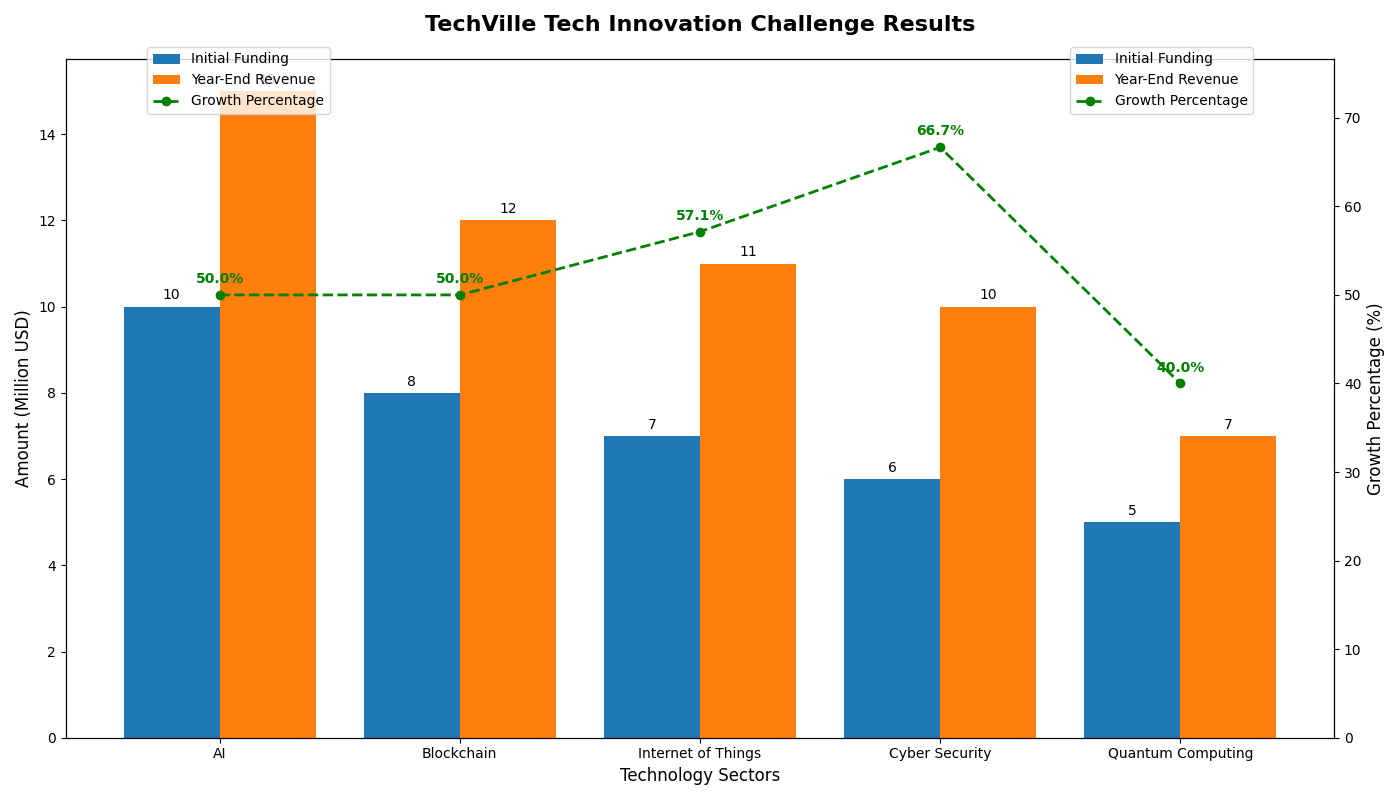

Source code (Python):
import matplotlib.pyplot as plt
import numpy as np

# Backstory:
# The city of "TechVille" launched a tech innovation challenge to foster startups in various technology sectors. 
# Each sector received different amounts of initial funding, and the challenge aimed to see which sectors could
# achieve the highest growth percentage in their revenue within the first year.

# Technology sectors and their initial funding amounts (in million USD)
sectors = ["AI", "Blockchain", "Internet of Things", "Cyber Security", "Quantum Computing"]
initial_funding = [10, 8, 7, 6, 5]

# Year-end revenue for each sector (in million USD)
year_end_revenue = [15, 12, 11, 10, 7]

# Calculate percentage growth
growth_percentage = [(rev - init) / init * 100 for init, rev in zip(initial_funding, year_end_revenue)]

# Creating the bar chart to show the final results of the challenge
fig, ax = plt.subplots(figsize=(14, 8))

# Plot the initial funding
bars_initial = ax.bar(np.arange(len(sectors)) - 0.2, initial_funding, width=0.4, label='Initial Funding', color='#1f77b4')

# Plot the year-end revenue
bars_revenue = ax.bar(np.arange(len(sectors)) + 0.2, year_end_revenue, width=0.4, label='Year-End Revenue', color='#ff7f0e')

# Title and axis labels
ax.set_title('TechVille Tech Innovation Challenge Results', fontsize=16, fontweight='bold', pad=20)
ax.set_xlabel('Technology Sectors', fontsize=12)
ax.set_ylabel('Amount (Million USD)', fontsize=12)
ax.set_xticks(np.arange(len(sectors)))
ax.set_xticklabels(sectors)

# Labeling each bar with the respective values
ax.bar_label(bars_initial, padding=3, fontsize=10)
ax.bar_label(bars_revenue, padding=3, fontsize=10)

# Adding a line plot for growth percentage
ax2 = ax.twinx()
ax2.plot(np.arange(len(sectors)), growth_percentage, color='green', marker='o', linestyle='--', linewidth=2, label='Growth Percentage')
ax2.set_ylabel('Growth Percentage (%)', fontsize=12)
ax2.set_ylim(0, max(growth_percentage) + 10)

# Annotate the growth percentage values
for i, gp in enumerate(growth_percentage):
    ax2.text(i, gp + 1, f'{gp:.1f}%', ha='center', va='bottom', color='green', fontsize=10, fontweight='bold')

# Legends
fig.legend(loc='upper left', bbox_to_anchor=(0.1, 0.95), fontsize=10)
fig.legend(loc='upper right', bbox_to_anchor=(0.9, 0.95), fontsize=10)

# Layout adjustments
plt.tight_layout()
plt.show()
